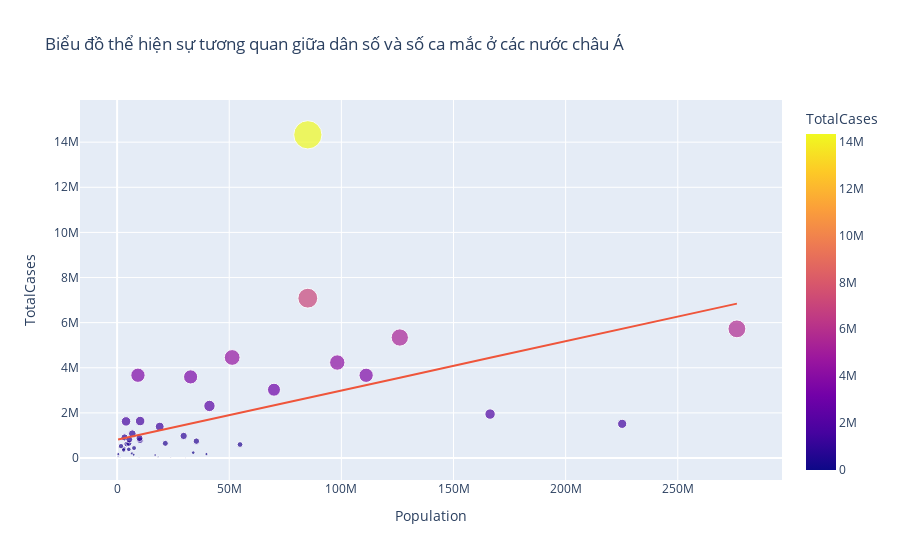

Write notebook code for a chart like this one.
### Code cell
fig = px.scatter(cases_Asia, x="Population", y="TotalCases", color = "TotalCases",
                 size='TotalCases', hover_name= "Location", title="Biểu đồ thể hiện sự tương quan giữa dân số và số ca mắc ở các nước châu Á", trendline="ols")
fig.show()
